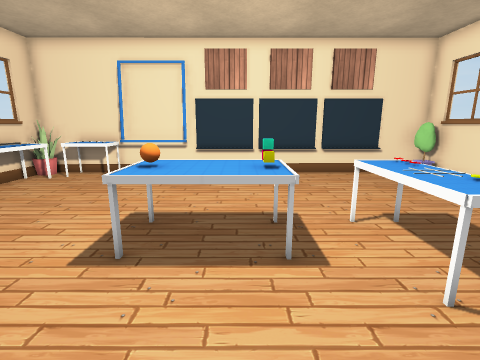
View 1 (above)

12 first-person views from a walk through a scene from a Unity 3-D project. The camera is 1.2 m above the floor, tilts 12° down and sees 85° across. The floor is counted in squares, 0.5 m on a side. Each view is taken from the middle of a square. On the plan, view 1 faces up. The plan holds only what a view shows up to about 18 squares ahead; the rest is blank. The place goes on beyond the plan. The player character is not drawn. Some surface patterns are stand-ins.

View 2
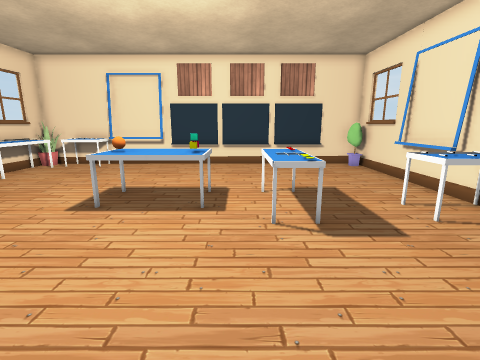

View 3
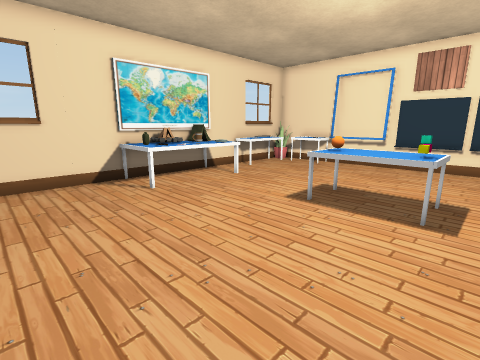

View 4
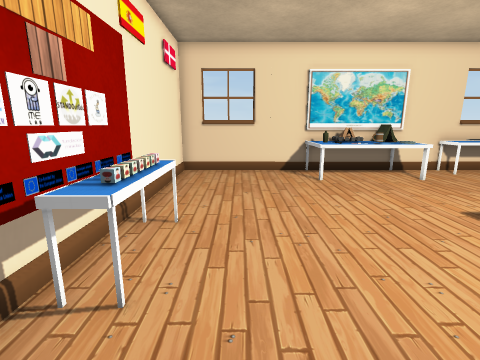

View 5
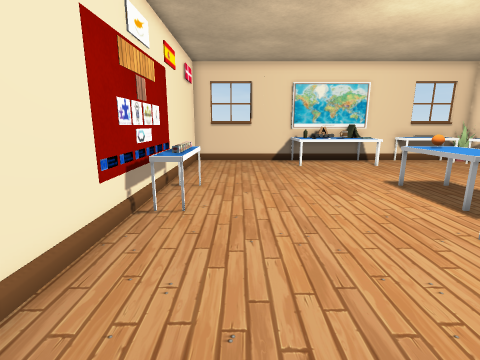

View 6
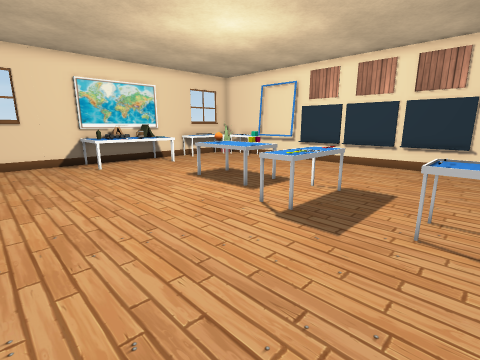

View 7
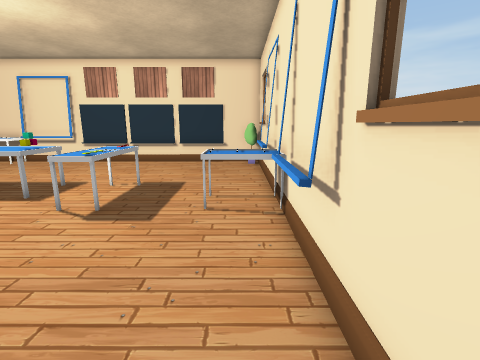

View 8
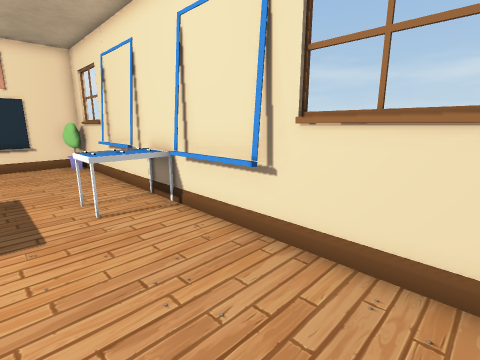

View 9
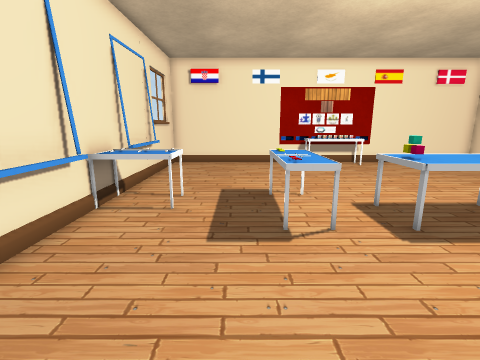

View 10
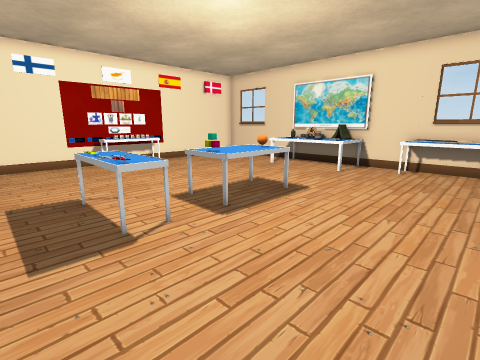

View 11
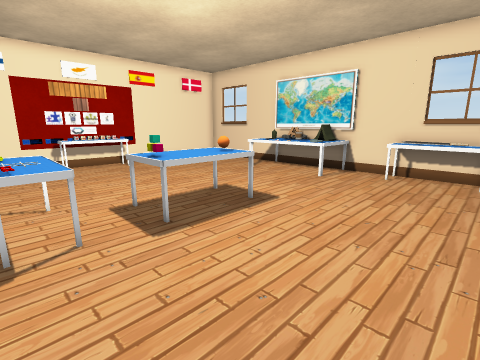

View 12
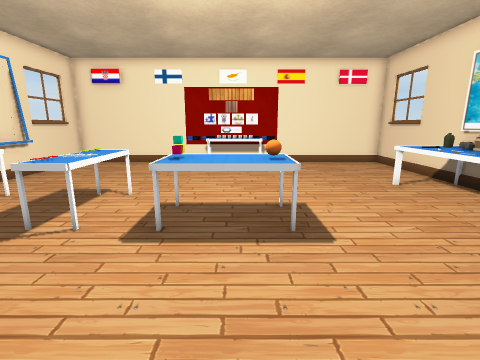

### Floor plan
Points are (right, up) in squares from view 1. A wall is a line through its corners. A room is listed if a view was taken in it or the views show most of it. See-through windows are left out.
Room 1 (views 1, 2, 3, 4, 5, 6, 7, 8, 9, 10, 11, 12)
walls: (9.2, 5.5) (8.8, 5.5); (-1.4, 13.3) (-9.9, 13.3) (-9.9, -5) (9.3, -5) (9.3, 2.6); (9.3, 5.4) (9.3, 13.3) (7.3, 13.3); (-9.7, 6.5) (-9.7, 1.4)
low walls: (8.8, 5.5) (8.8, 8.6); (-2.5, 12.6) (-5.8, 12.6); (8.8, -0.6) (8.8, 2.6)
objects: other object (-9, 1) to (-7, 6); other object (-9, 2); other object (-9, 3) to (-9, 4); other object (-9, 5) to (-9, 6); other object (-9, 8) to (-9, 11); other object (-9, 12); other object (-8, 2); other object (-8, 4); other object (-8, 12) to (-6, 13); other object (-2, -4) to (1, -4); other object (-2, 4) to (1, 6); other object (-1, 13) to (0, 13); other object (1, 13) to (3, 13); other object (3, 3) to (4, 6); other object (4, 13) to (7, 13); other object (7, 3) to (9, 5)

Positions as (right, up) in squares from view 1, and headings:
1: (0, 0), facing up
2: (2, -3), facing up
3: (2, -3), facing up-left
4: (4, -2), facing left
5: (8, -2), facing left
6: (8, -3), facing up-left
7: (8, -4), facing up
8: (5, -4), facing up-right
9: (5, 12), facing down
10: (6, 12), facing down-left
11: (4, 12), facing down-left
12: (-1, 12), facing down
